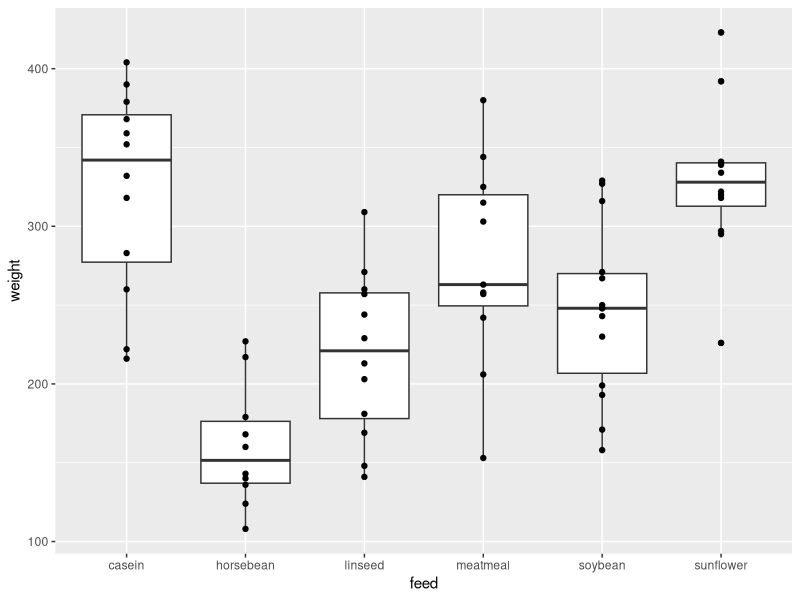

This figure's R source:
## ---- chunk 1
knitr::opts_chunk$set(echo = FALSE)
## ---- chunk 2
#install.packages("knitr")
library(knitr)
## ---- chunk 3
data(chickwts)
head(chickwts, n=10)
nrow(chickwts)
## ---- chunk 4
library(ggplot2)
library(tidyverse)
chickwts %>%
  ggplot(aes(x = feed, y = weight)) + 
  geom_boxplot() + 
  geom_point()
